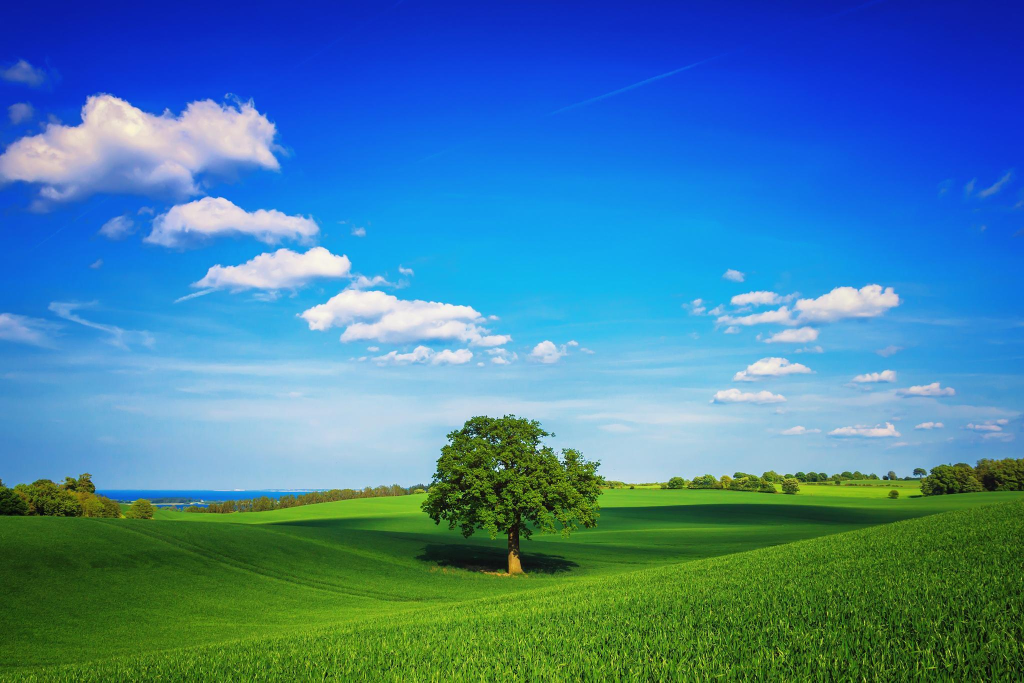
#> input picture Color Barcode/Transmitter _ Util/display.jpg, 2048 x 1365 px (shown at 1/2 size)
$ python transmitter.py
#> lines starting #> are read from the running program, lines starting #| are printed output that depends on the picture; after the words box and inside, x2 and y2 are one past the last pixel; in counts of white or black regions, pixels touching at a corner belong together
import cv2
from enum import Enum

# openCV BGR
# RGB
class Color(Enum):
    RED = [255, 0, 0]
    REDCOM = [0, 255, 255]
    GREEN = [0, 255, 0]
    GREENCOM = [255, 0, 255]
    BLUE = [0, 0, 255]
    BLUECOM = [255, 255, 0]

# 3bit graycode
# class ColorSet(Enum):
#     C000 = [255,0,0]
#     C001 = [255,191,0]
#     C011 = [127,255,0]
#     C010 = [0,255,63]
#     C110 = [0,255,255]
#     C111 = [0,63,255]
#     C101 = [127,0,255]
#     C100 = [255,0,191]
#
# # 3bit data frame
# # 27 data + 27 comp
# bit_dict = {
#     "000": ColorSet.C000.value,
#     "001": ColorSet.C001.value,
#     "011": ColorSet.C011.value,
#     "010": ColorSet.C010.value,
#     "110": ColorSet.C110.value,
#     "111": ColorSet.C111.value,
#     "101": ColorSet.C101.value,
#     "100": ColorSet.C100.value
# }

# 4bit graycode
class ColorSet(Enum):
    C0000 = [255,0,0]
    C0001 = [255,95,0]
    C0011 = [255,191,0]
    C0010 = [223,255,0]
    C0110 = [127,255,0]
    C0111 = [31,255,0]
    C0101 = [0,255,63]
    C0100 = [0,255,159]
    C1100 = [0,255,255]
    C1101 = [0,159,255]
    C1111 = [0,63,255]
    C1110 = [31,0,255]
    C1010 = [127,0,255]
    C1011 = [223,0,255]
    C1001 = [255,0,191]
    C1000 = [255,0,95]

# bit_list
bit_dict = {
    "0000": ColorSet.C0000.value,
    "0001": ColorSet.C0001.value,
    "0011": ColorSet.C0011.value,
    "0010": ColorSet.C0010.value,
    "0110": ColorSet.C0110.value,
    "0111": ColorSet.C0111.value,
    "0101": ColorSet.C0101.value,
    "0100": ColorSet.C0100.value,
    "1100": ColorSet.C1100.value,
    "1101": ColorSet.C1101.value,
    "1111": ColorSet.C1111.value,
    "1110": ColorSet.C1110.value,
    "1010": ColorSet.C1010.value,
    "1011": ColorSet.C1011.value,
    "1001": ColorSet.C1001.value,
    "1000": ColorSet.C1000.value
}

BIT_SIZE = 4
CODE_SIZE = 16

# pilot frame
# RR`GG`BB`

# 일단 송신 데이터 리스트 생성
bit_list = []
for code in ColorSet:
    bit_list.append(code.value)

# data_list = [ 2, 4, 3, 6, 0, 5 ] * 4
# data_list = data_list + [ 1, 7, 3 ]

# 4bit
data_list = [ 1, 2, 3, 4, 5, 6, 7, 8, 9, 10] * 2
data_list = data_list + [ 11, 12, 13, 14, 15 ,0, 1]

# 3bit
# data_list = [1, 2, 3, 4, 5, 6, 7] * 3
# data_list = data_list + [0, 1, 2, 3, 4, 5]

# data frame making
# col+comp_col
df_list = []
for idx in range(len(data_list)):
    df_list.append(bit_list[data_list[idx]])
    df_list.append(bit_list[(data_list[idx]+int(CODE_SIZE/2))%CODE_SIZE])

print(df_list)

img = cv2.imread("./display.jpg",cv2.IMREAD_COLOR)
#> img is the input picture: shape (1365, 2048, 3); mean B, G, R 161.9, 127, 66.6
img = cv2.resize(img, dsize=(1920,1080), interpolation=cv2.INTER_AREA)
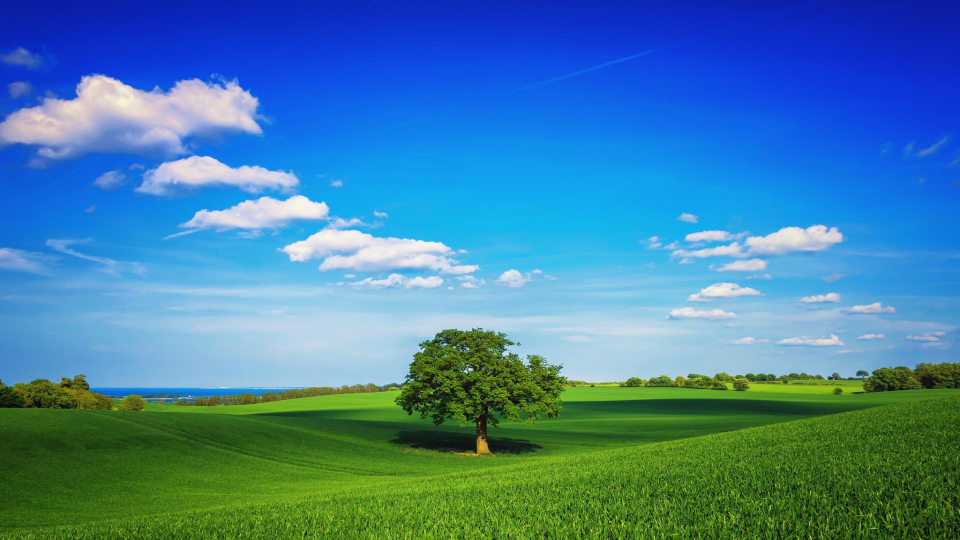
#> img: shape (1080, 1920, 3) (shown at 1/2 size); mean B, G, R 161.9, 127, 66.6
height, width, channel = img.shape
#> height = 1080; width = 1920; channel = 3

print(height)
#| 1080
print(width)
#| 1920
print(channel)
#| 3

# 파일럿 RR`GG`BB`
pilot_list = [Color.RED.value,Color.REDCOM.value,Color.GREEN.value,Color.GREENCOM.value,Color.BLUE.value,Color.BLUECOM.value]

# 파일럿과 데이터 합침
df_list = pilot_list+df_list

barHeight = 50
barWidth = width
#> barWidth = 1920

cv2.imshow("img",img)
cv2.waitKey(0)

# 영상의 이름, 코덱, fps, 크기 설정
out = cv2.VideoWriter('4bit.avi',cv2.VideoWriter_fourcc('M','J','P','G'), 60, (width,height))

# 10 sec, 60fps, pilot+data
for frame in range(1200):
    r, g, b = df_list[frame%60]
    img[:barHeight,:barWidth,:] = [b, g, r]
    cv2.imwrite('./still/fr'+str(frame)+'.jpg',img)
    out.write(img)
#> this loop made 1200 passes
#> pass 1, `cv2.imwrite('./still/fr'+str(frame)+'.jpg',img)`:
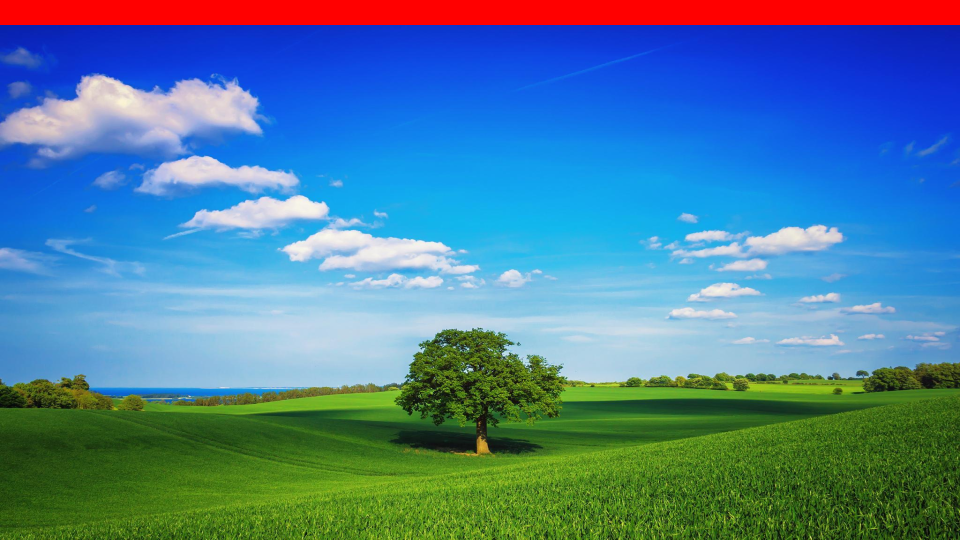
#> saved as fr0.jpg: shape (1080, 1920, 3) (shown at 1/2 size); mean B, G, R 153.4, 125.2, 77.9
#> pass 2, `cv2.imwrite('./still/fr'+str(frame)+'.jpg',img)`:
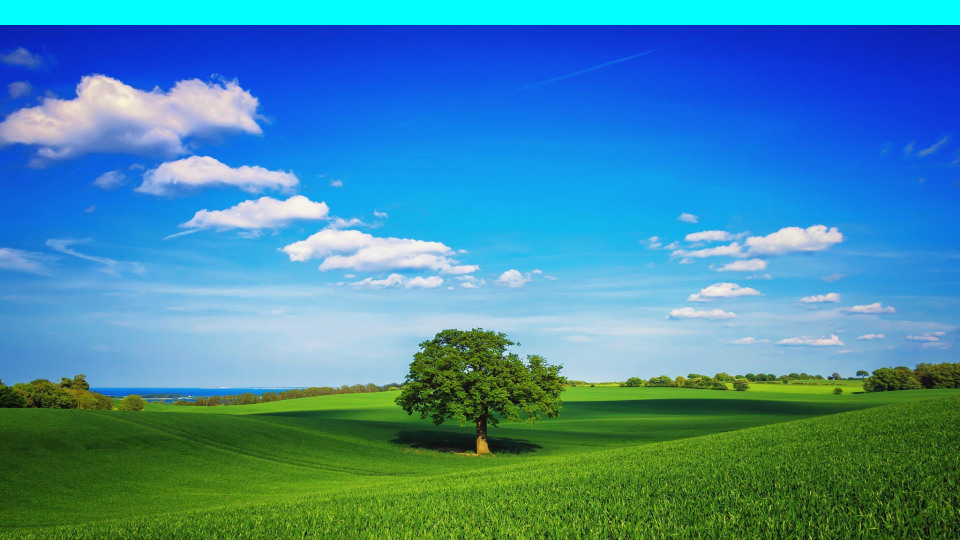
#> saved as fr1.jpg: shape (1080, 1920, 3) (shown at 1/2 size); mean B, G, R 165.2, 137.1, 66.1
#> after the loop:
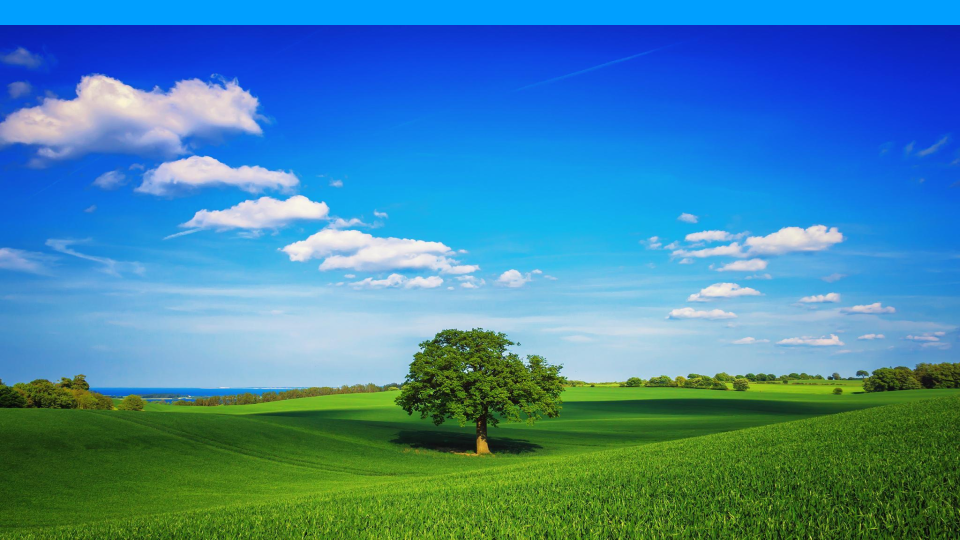
#> img: shape (1080, 1920, 3) (shown at 1/2 size); 4.63% of pixels changed, all inside (x1, y1, x2, y2) = (0, 0, 1920, 50)
out.release()
